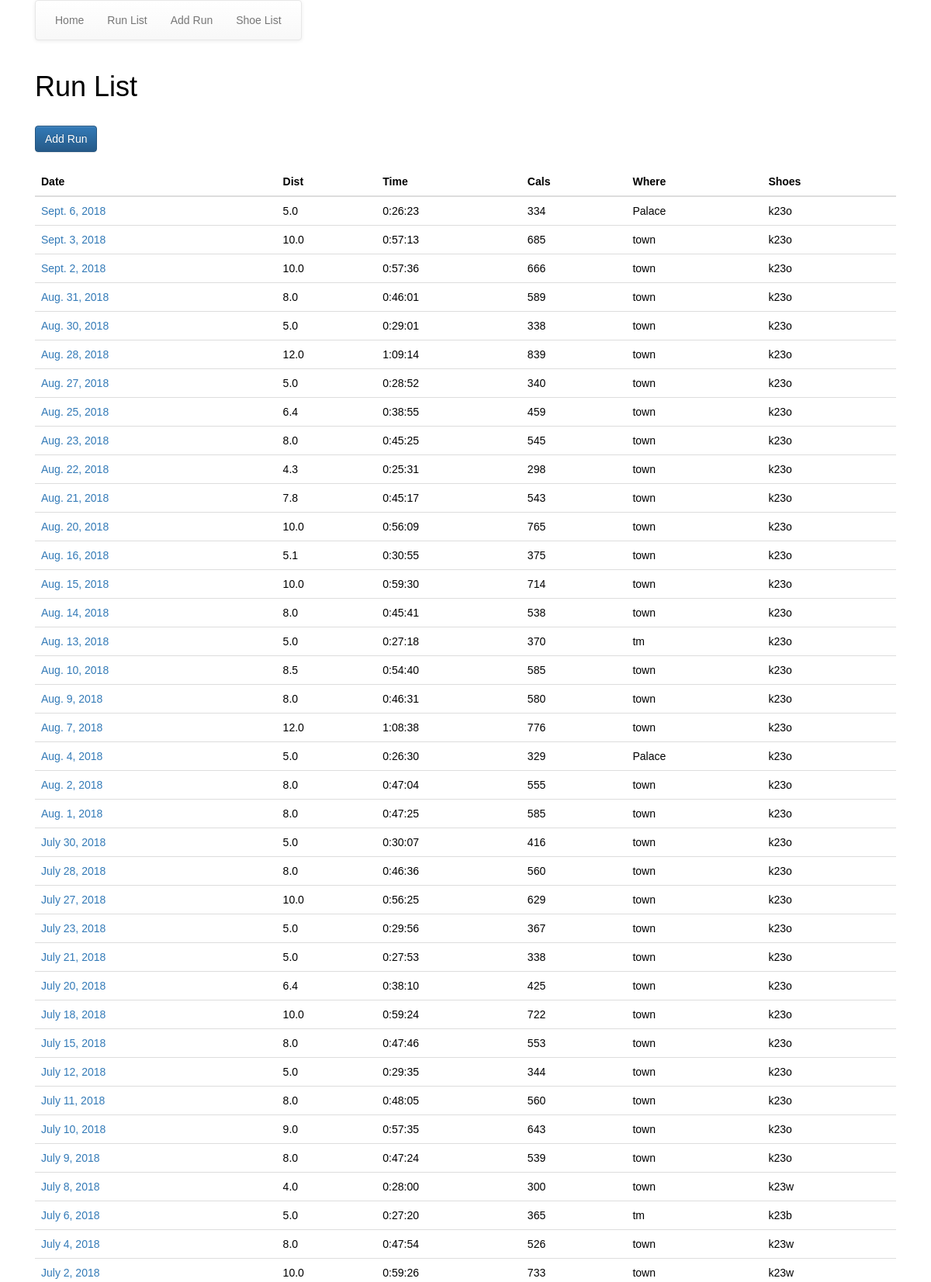
The app's page /run_app/run_list/ (upper part) with its own data.
### run_app/models.py (models this page shows, shortened)
class Run(models.Model):
    LOCATION_CHOICES = (
    ('1','town'),
    ('2','palace'),
    ('3','tamagawa'),
    ('4','tm')
    )
    date = models.DateField()
    dist = models.FloatField()
    time = models.DurationField()
    cals = models.PositiveIntegerField()
    shoes = models.ForeignKey(Shoes, on_delete=models.CASCADE,related_name='run')
    location = models.CharField(choices=LOCATION_CHOICES, max_length=30)

class Shoes(models.Model):
    name = models.CharField(max_length=30, unique=True)
    active = models.BooleanField()
    main_shoe = models.BooleanField(default=False)
    def __str__(self):
        return self.name

### run_app/views.py (the view)
class RunListView(ListView):
    model = Shoes
    queryset = Run.objects.all().order_by('-date')
    paginate_by = 50

### run_app/templates/run_app/run_list.html
{%extends "run_app/base.html"%}
{%load staticfiles%}
{%block body_block%}
<h1>Run List</h1>
<br>
<a href="{% url 'run_app:add_run' %}"> <button class="btn btn-primary">Add Run</button></a>
<br>
<br>
<table class="table">
  <thead>
    <th>Date</th>
    <th>Dist</th>
    <th>Time</th>
    <th>Cals</th>
    <th>Where</th>
    <th>Shoes</th>
  </thead>
  <tbody>
    {%for run in run_list%}
    <tr>
      <td><a href='/run_app/update_run/{{run.id}}/'>{{run.date}}</td>
      <td>{{run.dist}}</td>
      <td>{{run.time}}</td>
      <td>{{run.cals}}</td>
      <td>{{run.location}}</td>
      <td>{{run.shoes}}</td>
    </tr>
    {%endfor%}
  </tbody>
</table>
{%endblock%}

### static/fb_app/css/my_style.css (style rules this page uses)
body { font-family: Arial; color: black; height: 100%; }
* { box-sizing: border-box; }

### records on screen
Run: date "Sept. 6, 2018", dist "5.0", time "0:26:23", cals "334", location "Palace", shoes "k23o"
Run: date "Sept. 3, 2018", dist "10.0", time "0:57:13", cals "685", location "town", shoes "k23o"
Run: date "Sept. 2, 2018", dist "10.0", time "0:57:36", cals "666", location "town", shoes "k23o"
Run: date "Aug. 31, 2018", dist "8.0", time "0:46:01", cals "589", location "town", shoes "k23o"
Run: date "Aug. 30, 2018", dist "5.0", time "0:29:01", cals "338", location "town", shoes "k23o"
Run: date "Aug. 28, 2018", dist "12.0", time "1:09:14", cals "839", location "town", shoes "k23o"
Run: date "Aug. 27, 2018", dist "5.0", time "0:28:52", cals "340", location "town", shoes "k23o"
Run: date "Aug. 25, 2018", dist "6.4", time "0:38:55", cals "459", location "town", shoes "k23o"
Run: date "Aug. 23, 2018", dist "8.0", time "0:45:25", cals "545", location "town", shoes "k23o"
Run: date "Aug. 22, 2018", dist "4.3", time "0:25:31", cals "298", location "town", shoes "k23o"
Run: date "Aug. 21, 2018", dist "7.8", time "0:45:17", cals "543", location "town", shoes "k23o"
Run: date "Aug. 20, 2018", dist "10.0", time "0:56:09", cals "765", location "town", shoes "k23o"
Run: date "Aug. 16, 2018", dist "5.1", time "0:30:55", cals "375", location "town", shoes "k23o"
Run: date "Aug. 15, 2018", dist "10.0", time "0:59:30", cals "714", location "town", shoes "k23o"
Run: date "Aug. 14, 2018", dist "8.0", time "0:45:41", cals "538", location "town", shoes "k23o"
Run: date "Aug. 13, 2018", dist "5.0", time "0:27:18", cals "370", location "tm", shoes "k23o"
Run: date "Aug. 10, 2018", dist "8.5", time "0:54:40", cals "585", location "town", shoes "k23o"
Run: date "Aug. 9, 2018", dist "8.0", time "0:46:31", cals "580", location "town", shoes "k23o"
Run: date "Aug. 7, 2018", dist "12.0", time "1:08:38", cals "776", location "town", shoes "k23o"
Run: date "Aug. 4, 2018", dist "5.0", time "0:26:30", cals "329", location "Palace", shoes "k23o"
Run: date "Aug. 2, 2018", dist "8.0", time "0:47:04", cals "555", location "town", shoes "k23o"
Run: date "Aug. 1, 2018", dist "8.0", time "0:47:25", cals "585", location "town", shoes "k23o"
Run: date "July 30, 2018", dist "5.0", time "0:30:07", cals "416", location "town", shoes "k23o"
Run: date "July 28, 2018", dist "8.0", time "0:46:36", cals "560", location "town", shoes "k23o"
Run: date "July 27, 2018", dist "10.0", time "0:56:25", cals "629", location "town", shoes "k23o"
Run: date "July 23, 2018", dist "5.0", time "0:29:56", cals "367", location "town", shoes "k23o"
Run: date "July 21, 2018", dist "5.0", time "0:27:53", cals "338", location "town", shoes "k23o"
Run: date "July 20, 2018", dist "6.4", time "0:38:10", cals "425", location "town", shoes "k23o"
Run: date "July 18, 2018", dist "10.0", time "0:59:24", cals "722", location "town", shoes "k23o"
Run: date "July 15, 2018", dist "8.0", time "0:47:46", cals "553", location "town", shoes "k23o"
Run: date "July 12, 2018", dist "5.0", time "0:29:35", cals "344", location "town", shoes "k23o"
Run: date "July 11, 2018", dist "8.0", time "0:48:05", cals "560", location "town", shoes "k23o"
Run: date "July 10, 2018", dist "9.0", time "0:57:35", cals "643", location "town", shoes "k23o"
Run: date "July 9, 2018", dist "8.0", time "0:47:24", cals "539", location "town", shoes "k23o"
Run: date "July 8, 2018", dist "4.0", time "0:28:00", cals "300", location "town", shoes "k23w"
Run: date "July 6, 2018", dist "5.0", time "0:27:20", cals "365", location "tm", shoes "k23b"
Run: date "July 4, 2018", dist "8.0", time "0:47:54", cals "526", location "town", shoes "k23w"
Run: date "July 2, 2018", dist "10.0", time "0:59:26", cals "733", location "town", shoes "k23w"
